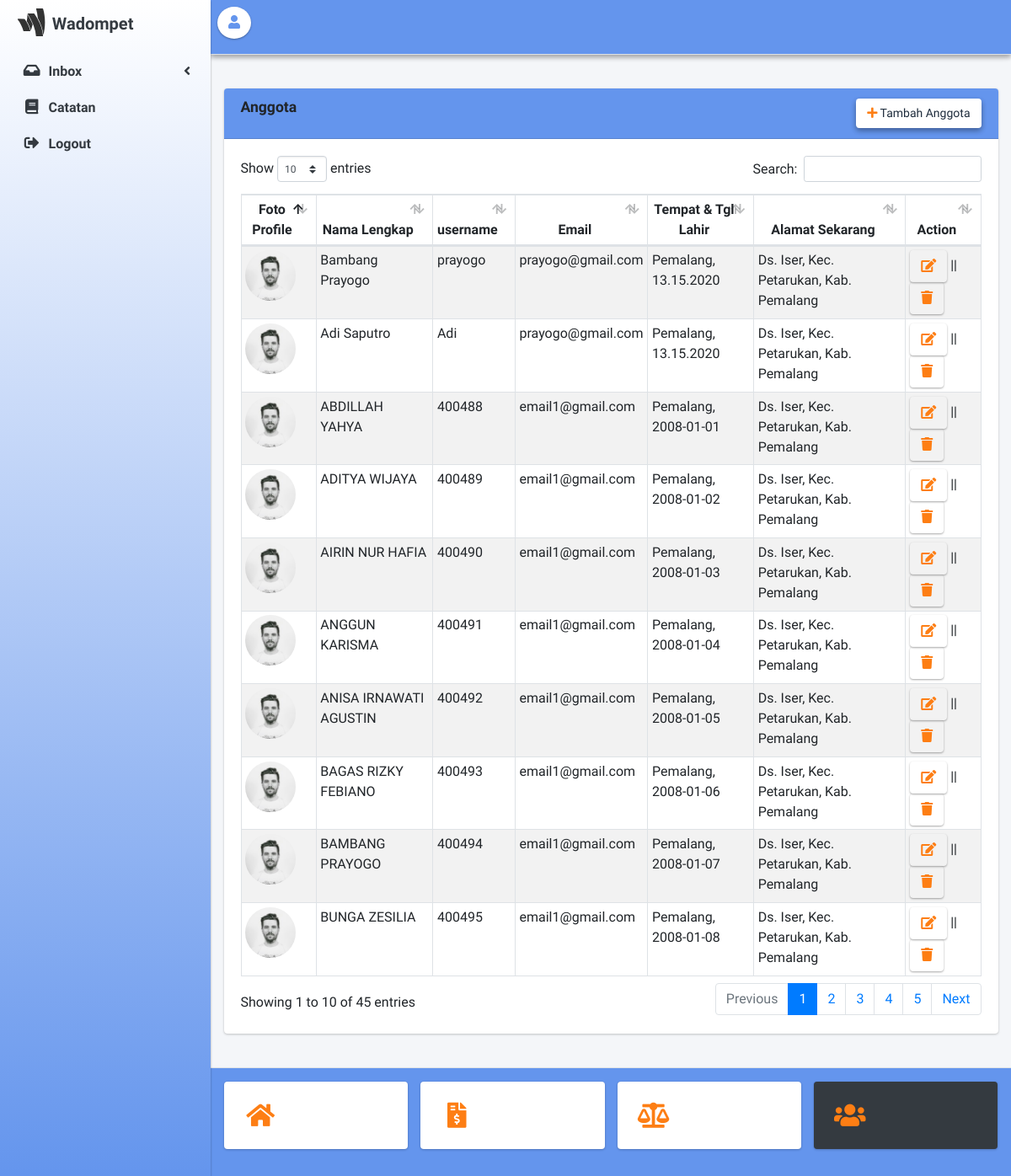
Screenshot of /admin.php?page=set_members (signed in) with the database file from the repository.
### tables this page shows
CREATE TABLE `tb_user` (
  `id_user` int(10) NOT NULL,
  `nama_lengkap` varchar(35) NOT NULL,
  `position` varchar(35) NOT NULL,
  `user` char(15) NOT NULL,
  `pass` varchar(225) NOT NULL,
  `email` varchar(100) NOT NULL,
  `no_whatsapp` varchar(13) NOT NULL,
  `temp_lahir` varchar(50) NOT NULL,
  `tgl_lahir` date NOT NULL,
  `alamat_sekarang` varchar(225) NOT NULL,
  `img_profile` varchar(100) NOT NULL,
  `id_level` int(10) NOT NULL
);

### admin/set_members.php (the view)
<div class="row">
	<div class="col-sm-12">
	<div class="card">
		<div class="card-header bg-nav">
			<h1 class="card-title text-bold float-left">Anggota</h1>
			<a href="" class="btn bg-white elevation-2 float-right text-sm"><i class="fas fa-plus text-orange"></i> Tambah Anggota</a>
		</div>
		<div class="card-body">
			<table id="example1" class="table table-sm table-bordered table-striped">
				<thead>
					<tr class="text-center">
						<th>Foto Profile</th>
						<th>Nama Lengkap</th>
						<th>username</th>
						<th>Email</th>
						<th>Tempat & Tgl Lahir</th>
						<th>Alamat Sekarang</th>
						<th>Action</th>
					</tr>
				</thead>
				<tbody>
					<tr>
						<td>
							<img src="dist/img/user1-128x128.jpg" class="img-circle" alt="User Image" width="60" height="60">
						</td>
						<td>Bambang Prayogo</td>
						<td>prayogo</td>
						<td>prayogo@gmail.com</td>
						<td>Pemalang, 13.15.2020</td>
						<td>Ds. Iser, Kec. Petarukan, Kab. Pemalang</td>
						<td><a href="" class="btn btn-white elevation-1" title="Edit Data"><i class="fas fa-edit text-orange"></i></a> || <a href="" class="btn btn-white elevation-1" title="Hapus Data"><i class="fas fa-trash text-orange"></i></a></td>
					</tr>
					<tr>
						<td>
							<img src="dist/img/user1-128x128.jpg" class="img-circle" alt="User Image" width="60" height="60">
						</td>
						<td>Adi Saputro</td>
						<td>Adi</td>
						<td>prayogo@gmail.com</td>
						<td>Pemalang, 13.15.2020</td>
						<td>Ds. Iser, Kec. Petarukan, Kab. Pemalang</td>
						<td><a href="" class="btn btn-white elevation-1" title="Edit Data"><i class="fas fa-edit text-orange"></i></a> || <a href="" class="btn btn-white elevation-1" title="Hapus Data"><i class="fas fa-trash text-orange"></i></a></td>
					</tr>
					<?php
					$query = mysqli_query($koneksi, "select * from tb_user");
					while ($data = mysqli_fetch_array($query)) {
					?>
					<tr>
						<td>
							<img src="dist/img/user1-128x128.jpg" class="img-circle" alt="User Image" width="60" height="60">
						</td>
						<td><?= $data['nama_lengkap']; ?></td>
						<td><?= $data['user']; ?></td>
						<td><?= $data['email']; ?></td>
						<td><?= $data['temp_lahir'] . ", " . $data['tgl_lahir']; ?></td>
						<td><?= $data['alamat_sekarang']; ?></td>
						<td><a href="" class="btn btn-white elevation-1" title="Edit Data"><i class="fas fa-edit text-orange"></i></a> || <a href="" class="btn btn-white elevation-1" title="Hapus Data"><i class="fas fa-trash text-orange"></i></a></td>
					</tr>
					<?php }
					?>
				</tbody>
			</table>
		</div>
	</div>
	</div>
</div>

### admin.php (shortened to what this page needs)
<?php
include "koneksi.php";
$show_agent = mysqli_query($koneksi, "select * from user_agent x inner join tb_user y on y.id_user = x.id_user where name_user_agent = '".$_SESSION['agent']."' group by x.id_user asc");
$show = mysqli_fetch_array($show_agent);
?>
<!DOCTYPE html>
<html lang="en">
<head>
  <link rel="stylesheet" type="text/css" href="dist/css/style.css">
  <link rel="stylesheet" href="plugins/fontawesome-free/css/all.min.css">
  <link rel="stylesheet" href="plugins/overlayScrollbars/css/OverlayScrollbars.min.css">
  <link rel="stylesheet" href="dist/css/adminlte.min.css">
  <link rel="stylesheet" href="plugins/datatables-bs4/css/dataTables.bootstrap4.min.css">
  <link rel="stylesheet" href="plugins/datatables-responsive/css/responsive.bootstrap4.min.css">
  <link rel="stylesheet" href="plugins/select2/css/select2.min.css">
  <link rel="stylesheet" href="plugins/select2-bootstrap4-theme/select2-bootstrap4.min.css">
<link rel="stylesheet" type="text/css" href="https://cdn.jsdelivr.net/npm/evo-calendar@1.1.2/evo-calendar/css/evo-calendar.min.css"/>
</head>
<body class="hold-transition sidebar-mini layout-fixed layout-navbar-fixed layout-footer-fixed" onload="myFunction()" style="margin: 0;">
<div class="wrapper">
  <nav class="main-header navbar navbar-expand navbar-light bg-nav elevation-2">
    <ul class="navbar-nav">
      <li class="nav-item">
        <a class="btn bg-white elevation-1 img-circle" data-widget="pushmenu">
          <i class="fas fa-user text-abu"></i>
        </a>
      </li>
      <li class="nav-item d-lg-inline-block">
        <h4><a href="?page=profile" class="nav-link text-bold text-orange"><?= $show['user']; ?></a></h4>
      </li>
    </ul>
  </nav>
  <aside class="main-sidebar text-dark bg-danger text-bold elevation-1  bg-radian">
    <a href="?page=home" class="brand-link">
      <img src="dist/img/wallet.svg" alt="AdminLTE Logo" class="brand-image"
           style="opacity: .8;" width="120" height="40">
      <span class="brand-text bold text-dark">Wadompet</span>
    </a>
    <div class="sidebar">
      <nav class="mt-2">
        <ul class="nav nav-pills nav-sidebar flex-column" data-widget="treeview" role="menu" data-accordion="false">
          <li class="nav-item has-treeview">
            <a href="#" class="nav-link text-dark">
              <i class="nav-icon fas fa-inbox"></i>
              <p>
                Inbox
                <i class="right fas fa-angle-left"></i>
              </p>
            </a>
          </li>
          <li class="nav-item">
            <a href="?page=catatan" class="nav-link text-dark">
              <i class="nav-icon fas fa-book"></i>
              <p>Catatan</p>
            </a>
          </li>
          <li class="nav-item">
            <a href="logout.php" class="nav-link text-dark">
              <i class="nav-icon fas fa-sign-out-alt"></i>
              <p>Logout</p>
            </a>
          </li>
        </ul>
      </nav>
    </div>
  </aside>
  <div class="content-wrapper">
    <section class="content pt-5 pb-5 mb-5">
      <div class="container-fluid">
            <?php
            if (isset($_GET['page'])) {
              $page = $_GET['page'];
              switch ($page) {
                case 'set_members':
                  include 'admin/set_members.php';
                  break;
              }
            }else{
              include 'admin/home.php';
            }
            if (isset($_GET['page']) == 'home') {
              if ($_GET['page'] != 'home') {
                $bga = 'bg-white';
              }else{
                $bga = 'bg-dark';
              }
            }
            if (isset($_GET['page']) == 'request_tiket') {
              if ($_GET['page'] != 'request_tiket') {
                $bgb = 'bg-white';
              }else{
                $bgb = 'bg-dark';
              }
            }
            if (isset($_GET['page']) == 'kas') {
              if ($_GET['page'] != 'kas') {
                $bgc = 'bg-white';
              }else{
                $bgc = 'bg-dark';
              }
            }
            if (isset($_GET['page']) == 'set_members') {
              if ($_GET['page'] != 'set_members') {
                $bgd = 'bg-white';
              }else{
                $bgd = 'bg-dark';
              }
            }
            ?>
      </div>
    </section>
  </div>
  <footer class="main-footer bg-foot">
    <div class="row">
      <div class="col-3"><a href="?page=home" title="Home">
        <div class="info-box <?= $bga; ?>">
          <span class="info-box-icon text-orange"><i class="fas fa-home"></i></span>
        </div>
      </a>
      </div>
      <div class="col-3"><a href="?page=request_tiket" title="Request tiket topUp">
        <div class="info-box <?= $bgb; ?>">
          <span class="info-box-icon text-orange"><i class="fas fa-file-invoice-dollar"></i></span>
        </div>
      </a>
      </div>
      <div class="col-3"><a href="?page=kas" title="Kas">
        <div class="info-box <?= $bgc; ?>">
          <span class="info-box-icon text-orange"><i class="fas fa-balance-scale"></i></span>
        </div>
      </a>
      </div>
      <div class="col-3"><a href="?page=set_members" title="Anggota">
        <div class="info-box <?= $bgd; ?>">
          <span class="info-box-icon text-orange"><i class="fas fa-users"></i></span>
        </div>
      </a>
      </div>
    </div>
  </footer>
</div>
</body>
</html>

### admin.php (style rules this page uses)
.bg-nav { background-image: linear-gradient(#6495ED, #6495ED); }
.bg-radian { background-image: linear-gradient(white, #6495ED); }
.bg-foot { background-image: linear-gradient(#6495ED, #6495ED) }
.text-abu { color: #6495ED; }

### rows the page displays
tb_user: nama_lengkap "ABDILLAH YAHYA", user "400488", email "email1@gmail.com", temp_lahir "Pemalang", tgl_lahir "2008-01-01", alamat_sekarang "Ds. Iser, Kec. Petarukan, Kab. Pemalang"
tb_user: nama_lengkap "ADITYA WIJAYA", user "400489", email "email1@gmail.com", temp_lahir "Pemalang", tgl_lahir "2008-01-02", alamat_sekarang "Ds. Iser, Kec. Petarukan, Kab. Pemalang"
tb_user: nama_lengkap "AIRIN NUR HAFIA", user "400490", email "email1@gmail.com", temp_lahir "Pemalang", tgl_lahir "2008-01-03", alamat_sekarang "Ds. Iser, Kec. Petarukan, Kab. Pemalang"
tb_user: nama_lengkap "ANGGUN KARISMA", user "400491", email "email1@gmail.com", temp_lahir "Pemalang", tgl_lahir "2008-01-04", alamat_sekarang "Ds. Iser, Kec. Petarukan, Kab. Pemalang"
tb_user: nama_lengkap "ANISA IRNAWATI AGUSTIN", user "400492", email "email1@gmail.com", temp_lahir "Pemalang", tgl_lahir "2008-01-05", alamat_sekarang "Ds. Iser, Kec. Petarukan, Kab. Pemalang"
tb_user: nama_lengkap "BAGAS RIZKY FEBIANO", user "400493", email "email1@gmail.com", temp_lahir "Pemalang", tgl_lahir "2008-01-06", alamat_sekarang "Ds. Iser, Kec. Petarukan, Kab. Pemalang"
tb_user: nama_lengkap "BAMBANG PRAYOGO", user "400494", email "email1@gmail.com", temp_lahir "Pemalang", tgl_lahir "2008-01-07", alamat_sekarang "Ds. Iser, Kec. Petarukan, Kab. Pemalang"
tb_user: nama_lengkap "BUNGA ZESILIA", user "400495", email "email1@gmail.com", temp_lahir "Pemalang", tgl_lahir "2008-01-08", alamat_sekarang "Ds. Iser, Kec. Petarukan, Kab. Pemalang"
